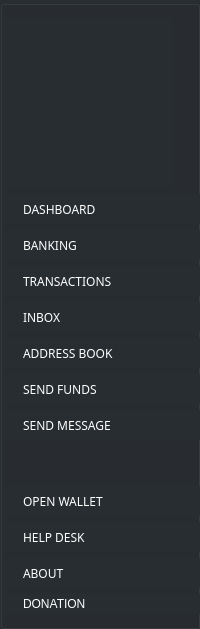
       <widget class="QGroupBox" name="leftMenu">
        <property name="sizePolicy">
         <sizepolicy hsizetype="Expanding" vsizetype="Expanding">
          <horstretch>0</horstretch>
          <verstretch>0</verstretch>
         </sizepolicy>
        </property>
        <property name="minimumSize">
         <size>
          <width>200</width>
          <height>0</height>
         </size>
        </property>
        <property name="maximumSize">
         <size>
          <width>200</width>
          <height>16777215</height>
         </size>
        </property>
        <property name="styleSheet">
         <string notr="true">background-color: #282d31; border-right: 1px solid #444;</string>
        </property>
        <property name="title">
         <string/>
        </property>
        <layout class="QVBoxLayout" name="verticalLayout">
         <property name="spacing">
          <number>6</number>
         </property>
         <property name="leftMargin">
          <number>0</number>
         </property>
         <property name="topMargin">
          <number>12</number>
         </property>
         <property name="rightMargin">
          <number>0</number>
         </property>
         <property name="bottomMargin">
          <number>12</number>
         </property>
         <item>
          <widget class="QLabel" name="label_42">
           <property name="minimumSize">
            <size>
             <width>170</width>
             <height>170</height>
            </size>
           </property>
           <property name="maximumSize">
            <size>
             <width>170</width>
             <height>170</height>
            </size>
           </property>
           <property name="styleSheet">
            <string notr="true">padding: 40px;
border:none;</string>
           </property>
           <property name="pixmap">
            <pixmap resource="../../resources.qrc">:/images/conceal-logo</pixmap>
           </property>
           <property name="scaledContents">
            <bool>true</bool>
           </property>
           <property name="alignment">
            <set>Qt::AlignCenter</set>
           </property>
          </widget>
         </item>
         <item>
          <widget class="QPushButton" name="lm_dashboardButton">
           <property name="sizePolicy">
            <sizepolicy hsizetype="Preferred" vsizetype="Preferred">
             <horstretch>0</horstretch>
             <verstretch>0</verstretch>
            </sizepolicy>
           </property>
           <property name="minimumSize">
            <size>
             <width>199</width>
             <height>30</height>
            </size>
           </property>
           <property name="maximumSize">
            <size>
             <width>199</width>
             <height>30</height>
            </size>
           </property>
           <property name="font">
            <font>
             <family>Poppins</family>
             <weight>50</weight>
             <bold>false</bold>
            </font>
           </property>
           <property name="styleSheet">
            <string notr="true">QPushButton {
text-align: left; 
color: #fff; 
padding-left: 20px;
font-weight: normal;
border: none;

}

QPushButton:hover {
text-align: left; color: orange; 
padding-left: 20px;
border: none;
background-color: #333;
}</string>
           </property>
           <property name="text">
            <string>DASHBOARD</string>
           </property>
           <property name="icon">
            <iconset resource="../../resources.qrc">
             <normaloff>:/icons/icon-home</normaloff>:/icons/icon-home</iconset>
           </property>
           <property name="iconSize">
            <size>
             <width>18</width>
             <height>18</height>
            </size>
           </property>
          </widget>
         </item>
         <item>
          <widget class="QPushButton" name="lm_bankingButton">
           <property name="sizePolicy">
            <sizepolicy hsizetype="Preferred" vsizetype="Preferred">
             <horstretch>0</horstretch>
             <verstretch>0</verstretch>
            </sizepolicy>
           </property>
           <property name="minimumSize">
            <size>
             <width>199</width>
             <height>30</height>
            </size>
           </property>
           <property name="maximumSize">
            <size>
             <width>199</width>
             <height>30</height>
            </size>
           </property>
           <property name="font">
            <font>
             <family>Poppins</family>
             <weight>50</weight>
             <bold>false</bold>
            </font>
           </property>
           <property name="styleSheet">
            <string notr="true">QPushButton {
text-align: left; 
color: #fff; 
padding-left: 20px;
font-weight: normal;
border: none;

}

QPushButton:hover {
text-align: left; color: orange; 
padding-left: 20px;
border: none;
background-color: #333;
}</string>
           </property>
           <property name="text">
            <string>BANKING</string>
           </property>
           <property name="icon">
            <iconset resource="../../resources.qrc">
             <normaloff>:/icons/icon-banking</normaloff>:/icons/icon-banking</iconset>
           </property>
           <property name="iconSize">
            <size>
             <width>18</width>
             <height>18</height>
            </size>
           </property>
          </widget>
         </item>
         <item>
          <widget class="QPushButton" name="lm_transactionButton">
           <property name="sizePolicy">
            <sizepolicy hsizetype="Preferred" vsizetype="Preferred">
             <horstretch>0</horstretch>
             <verstretch>0</verstretch>
            </sizepolicy>
           </property>
           <property name="minimumSize">
            <size>
             <width>199</width>
             <height>30</height>
            </size>
           </property>
           <property name="maximumSize">
            <size>
             <width>199</width>
             <height>30</height>
            </size>
           </property>
           <property name="font">
            <font>
             <family>Poppins</family>
             <weight>50</weight>
             <bold>false</bold>
            </font>
           </property>
           <property name="styleSheet">
            <string notr="true">QPushButton {
text-align: left; 
color: #fff; 
padding-left: 20px;
font-weight: normal;
border: none;

}

QPushButton:hover {
text-align: left; color: orange; 
padding-left: 20px;
border: none;
background-color: #333;
}</string>
           </property>
           <property name="text">
            <string>TRANSACTIONS</string>
           </property>
           <property name="icon">
            <iconset resource="../../resources.qrc">
             <normaloff>:/icons/icon-transactions</normaloff>:/icons/icon-transactions</iconset>
           </property>
           <property name="iconSize">
            <size>
             <width>18</width>
             <height>18</height>
            </size>
           </property>
          </widget>
         </item>
         <item>
          <widget class="QPushButton" name="lm_messagesButton">
           <property name="sizePolicy">
            <sizepolicy hsizetype="Preferred" vsizetype="Preferred">
             <horstretch>0</horstretch>
             <verstretch>0</verstretch>
            </sizepolicy>
           </property>
           <property name="minimumSize">
            <size>
             <width>199</width>
             <height>30</height>
            </size>
           </property>
           <property name="maximumSize">
            <size>
             <width>199</width>
             <height>30</height>
            </size>
           </property>
           <property name="font">
            <font>
             <family>Poppins</family>
             <weight>50</weight>
             <bold>false</bold>
            </font>
           </property>
           <property name="styleSheet">
            <string notr="true">QPushButton {
text-align: left; 
color: #fff; 
padding-left: 20px;
font-weight: normal;
border: none;

}

QPushButton:hover {
text-align: left; color: orange; 
padding-left: 20px;
border: none;
background-color: #333;
}</string>
           </property>
           <property name="text">
            <string>INBOX</string>
           </property>
           <property name="icon">
            <iconset resource="../../resources.qrc">
             <normaloff>:/icons/icon-messages</normaloff>:/icons/icon-messages</iconset>
           </property>
           <property name="iconSize">
            <size>
             <width>18</width>
             <height>18</height>
            </size>
           </property>
          </widget>
         </item>
         <item>
          <widget class="QPushButton" name="lm_addressBookButton_2">
           <property name="sizePolicy">
            <sizepolicy hsizetype="Preferred" vsizetype="Preferred">
             <horstretch>0</horstretch>
             <verstretch>0</verstretch>
            </sizepolicy>
           </property>
           <property name="minimumSize">
            <size>
             <width>199</width>
             <height>30</height>
            </size>
           </property>
           <property name="maximumSize">
            <size>
             <width>199</width>
             <height>30</height>
            </size>
           </property>
           <property name="font">
            <font>
             <family>Poppins</family>
             <weight>50</weight>
             <bold>false</bold>
            </font>
           </property>
           <property name="styleSheet">
            <string notr="true">QPushButton {
text-align: left; 
color: #fff; 
padding-left: 20px;
font-weight: normal;
border: none;

}

QPushButton:hover {
text-align: left; color: orange; 
padding-left: 20px;
border: none;
background-color: #333;
}</string>
           </property>
           <property name="text">
            <string>ADDRESS BOOK</string>
           </property>
           <property name="icon">
            <iconset resource="../../resources.qrc">
             <normaloff>:/icons/address-book</normaloff>:/icons/address-book</iconset>
           </property>
           <property name="iconSize">
            <size>
             <width>18</width>
             <height>18</height>
            </size>
           </property>
          </widget>
         </item>
         <item>
          <widget class="QPushButton" name="lm_newTransferButton">
           <property name="sizePolicy">
            <sizepolicy hsizetype="Preferred" vsizetype="Preferred">
             <horstretch>0</horstretch>
             <verstretch>0</verstretch>
            </sizepolicy>
           </property>
           <property name="minimumSize">
            <size>
             <width>199</width>
             <height>30</height>
            </size>
           </property>
           <property name="maximumSize">
            <size>
             <width>199</width>
             <height>30</height>
            </size>
           </property>
           <property name="font">
            <font>
             <family>Poppins</family>
             <weight>50</weight>
             <bold>false</bold>
            </font>
           </property>
           <property name="styleSheet">
            <string notr="true">QPushButton {
text-align: left; 
color: #fff; 
padding-left: 20px;
font-weight: normal;
border: none;

}

QPushButton:hover {
text-align: left; color: orange; 
padding-left: 20px;
border: none;
background-color: #333;
}</string>
           </property>
           <property name="text">
            <string>SEND FUNDS</string>
           </property>
           <property name="icon">
            <iconset resource="../../resources.qrc">
             <normaloff>:/icons/icon-send</normaloff>:/icons/icon-send</iconset>
           </property>
          </widget>
         </item>
         <item>
          <widget class="QPushButton" name="lm_newMessageButton">
           <property name="sizePolicy">
            <sizepolicy hsizetype="Preferred" vsizetype="Preferred">
             <horstretch>0</horstretch>
             <verstretch>0</verstretch>
            </sizepolicy>
           </property>
           <property name="minimumSize">
            <size>
             <width>199</width>
             <height>30</height>
            </size>
           </property>
           <property name="maximumSize">
            <size>
             <width>199</width>
             <height>30</height>
            </size>
           </property>
           <property name="font">
            <font>
             <family>Poppins</family>
             <weight>50</weight>
             <bold>false</bold>
            </font>
           </property>
           <property name="styleSheet">
            <string notr="true">QPushButton {
text-align: left; 
color: #fff; 
padding-left: 20px;
font-weight: normal;
border: none;

}

QPushButton:hover {
text-align: left; color: orange; 
padding-left: 20px;
border: none;
background-color: #333;
}</string>
           </property>
           <property name="text">
            <string>SEND MESSAGE</string>
           </property>
           <property name="icon">
            <iconset resource="../../resources.qrc">
             <normaloff>:/icons/icon-send-message</normaloff>:/icons/icon-send-message</iconset>
           </property>
          </widget>
         </item>
         <item>
          <spacer name="verticalSpacer">
           <property name="orientation">
            <enum>Qt::Vertical</enum>
           </property>
           <property name="sizeHint" stdset="0">
            <size>
             <width>20</width>
             <height>40</height>
            </size>
           </property>
          </spacer>
         </item>
         <item>
          <widget class="QPushButton" name="lm_newOpenWalletButton">
           <property name="sizePolicy">
            <sizepolicy hsizetype="Preferred" vsizetype="Preferred">
             <horstretch>0</horstretch>
             <verstretch>0</verstretch>
            </sizepolicy>
           </property>
           <property name="minimumSize">
            <size>
             <width>199</width>
             <height>30</height>
            </size>
           </property>
           <property name="maximumSize">
            <size>
             <width>199</width>
             <height>30</height>
            </size>
           </property>
           <property name="font">
            <font>
             <family>Poppins</family>
             <weight>50</weight>
             <bold>false</bold>
            </font>
           </property>
           <property name="styleSheet">
            <string notr="true">QPushButton {
text-align: left; 
color: #fff; 
padding-left: 20px;
font-weight: normal;
border: none;

}

QPushButton:hover {
text-align: left; color: orange; 
padding-left: 20px;
border: none;
background-color: #333;
}</string>
           </property>
           <property name="text">
            <string>OPEN WALLET</string>
           </property>
          </widget>
         </item>
         <item>
          <widget class="QPushButton" name="lm_helpButton">
           <property name="sizePolicy">
            <sizepolicy hsizetype="Preferred" vsizetype="Preferred">
             <horstretch>0</horstretch>
             <verstretch>0</verstretch>
            </sizepolicy>
           </property>
           <property name="minimumSize">
            <size>
             <width>199</width>
             <height>30</height>
            </size>
           </property>
           <property name="maximumSize">
            <size>
             <width>199</width>
             <height>30</height>
            </size>
           </property>
           <property name="font">
            <font>
             <family>Poppins</family>
             <weight>50</weight>
             <bold>false</bold>
            </font>
           </property>
           <property name="styleSheet">
            <string notr="true">QPushButton {
text-align: left; 
color: #fff; 
padding-left: 20px;
font-weight: normal;
border: none;

}

QPushButton:hover {
text-align: left; color: orange; 
padding-left: 20px;
border: none;
background-color: #333;
}</string>
           </property>
           <property name="text">
            <string>HELP DESK</string>
           </property>
           <property name="iconSize">
            <size>
             <width>18</width>
             <height>18</height>
            </size>
           </property>
          </widget>
         </item>
         <item>
          <widget class="QPushButton" name="lm_about">
           <property name="sizePolicy">
            <sizepolicy hsizetype="Preferred" vsizetype="Preferred">
             <horstretch>0</horstretch>
             <verstretch>0</verstretch>
            </sizepolicy>
           </property>
           <property name="minimumSize">
            <size>
             <width>199</width>
             <height>30</height>
            </size>
           </property>
           <property name="maximumSize">
            <size>
             <width>199</width>
             <height>30</height>
            </size>
           </property>
           <property name="font">
            <font>
             <family>Poppins</family>
             <weight>50</weight>
             <bold>false</bold>
            </font>
           </property>
           <property name="styleSheet">
            <string notr="true">QPushButton {
text-align: left; 
color: #fff; 
padding-left: 20px;
font-weight: normal;
border: none;

}

QPushButton:hover {
text-align: left; color: orange; 
padding-left: 20px;
border: none;
background-color: #333;
}</string>
           </property>
           <property name="text">
            <string>ABOUT</string>
           </property>
           <property name="iconSize">
            <size>
             <width>18</width>
             <height>18</height>
            </size>
           </property>
          </widget>
         </item>
         <item>
          <widget class="QPushButton" name="lm_donationButton">
           <property name="sizePolicy">
            <sizepolicy hsizetype="Preferred" vsizetype="Preferred">
             <horstretch>0</horstretch>
             <verstretch>0</verstretch>
            </sizepolicy>
           </property>
           <property name="minimumSize">
            <size>
             <width>199</width>
             <height>20</height>
            </size>
           </property>
           <property name="maximumSize">
            <size>
             <width>190</width>
             <height>20</height>
            </size>
           </property>
           <property name="styleSheet">
            <string notr="true">QPushButton {
text-align: left; 
color: #fff; 
padding-left: 20px;
font-weight: normal;
border: none;

}

QPushButton:hover {
text-align: left; color: orange; 
padding-left: 20px;
border: none;
background-color: #333;
}</string>
           </property>
           <property name="text">
            <string>DONATION</string>
           </property>
          </widget>
         </item>
        </layout>
        <zorder>lm_dashboardButton</zorder>
        <zorder>lm_bankingButton</zorder>
        <zorder>lm_transactionButton</zorder>
        <zorder>lm_messagesButton</zorder>
        <zorder>lm_addressBookButton_2</zorder>
        <zorder>lm_newTransferButton</zorder>
        <zorder>lm_newMessageButton</zorder>
        <zorder>lm_helpButton</zorder>
        <zorder>lm_about</zorder>
        <zorder>label_42</zorder>
        <zorder>lm_newOpenWalletButton</zorder>
        <zorder>lm_donationButton</zorder>
       </widget>
